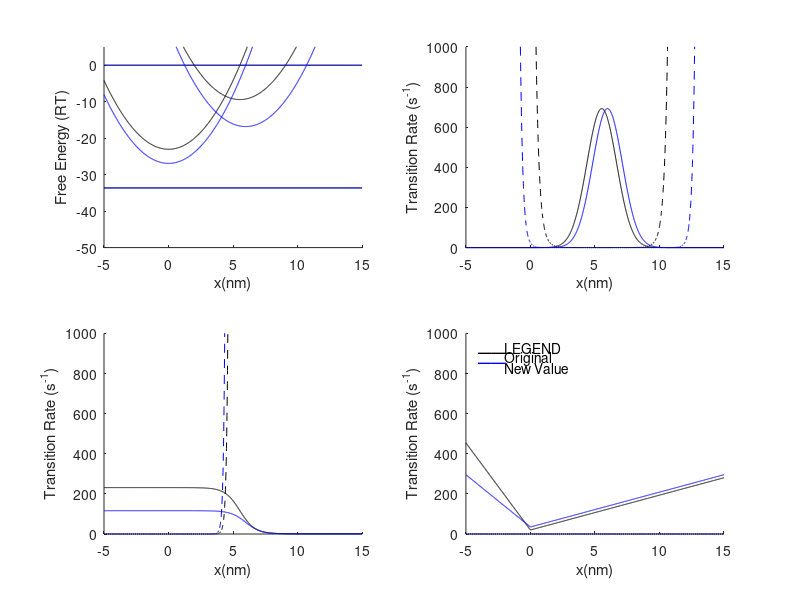

MATLAB code to generate this figure:
clear all

%% %%%%%%%%%%% MOD Here %%%%%%%%%%%%%%
new_eta = 0.8;
new_f1 = 0.5;
new_y0 = 35; 
new_SlopeL = -60;
new_SlopeR = 20;
new_atan_max = 50;
new_GausPeak = 2000;
new_S1 = 1;
new_S2 = 1;
new_S3 = 1;
%%%%%%%%%%%%%%%%%%%%%%%%%%%%%%%%%%%%%%%%%
 
% new_eta = 0.6850;
% new_f1 = 0.2800;
% new_y0 = 20; 
% new_SlopeL = -100; 
% new_SlopeR = 20;
% new_atan_max = 100;
% new_GausPeak = 2000;
% new_S1 = 1;
% new_S2 = 1;
% new_S3 = 1;


%% ORIGINAL VARIABLE PLOT %%%%%
S1 = 1;
S2 = 1;
S3 = 1;

y0=20; % Offset (20)
SlopeL=-100; %Slope of line left of (100)
SlopeR=20; % Slope of line right of 0 (20)
xL=-1; % xposition left of 0;
xR=1; % xposition right of 0;
yL=SlopeL*xL + y0; % yposition left of 0;
yR=SlopeR*xR + y0; % yposition right of 0;
m=(-y0 + yR - (0.5*sqrt( ((xL*(y0-yR)-xR*(y0-yL))/xL)^2 )))/xR;
A=((xL*(y0-yR)-xR*(y0-yL))^2)/(4*(xL^2)*(xR^2));
atan_max = 100;
GausPeak = 2000;

AA=1;   %% k12 offset
BB=A;   %% k20 Left Sloope (3600)
CC=m;   %% k20 Right Slope (-40)
DD=y0;  %% k20 offset? (20)

ATP=5e-3; 		%  Intracellular ATP in Molar
ADP=30e-6;		%  Intracellular ADP in Molar
phos=3e-3;		%  Intracellular Pi in Molar
kxscaler = 3;
J2pNnm=1e21;
kCal2Joule=4.1868e3;
N_Avo=6.022e23;
Gnot=13*kCal2Joule; % Gnot of ATP hydrolysis in Joule/mol
T=273.15+15; % Temperature in K
J2RT=1/(8.314*T); %To convert J/mol to units of RT [R=8.314 J/(mol K) ]
GnotRT=Gnot*J2RT; %Gnot in units of RT ~ 21
dGtot=-GnotRT-log(ATP/(ADP*phos));
RTnm2 = 8.314*T*J2pNnm/N_Avo; %  to convert RT/nm^2 into pN/nm, such that 1 RT/nm^2 =~ 4 pN/nm @ 310K
kRT = kxscaler/RTnm2; % cross brige spring constant in RT/nm^2
colors = ['k'; 'b'; 'r'; 'g'; 'm'; 'y'; 'c'; ];

eta = 0.6850;
f1 = 0.2800;

clf(figure(1))
% for if1 = 1:length(f1_range)
% for ieta = 1:length(eta_range)  
%     eta = eta_range(ieta);
%     f1 = f1_range(if1);
    
    BridgeNRG=abs(eta*dGtot);
    reach = sqrt(BridgeNRG./kRT); % The cross-brige reach, in nm
    
    
    xin=-5:0.01:15;
    for i=1:length(xin)
        G0_N(i) = 0.0;
        G1_N(i) = f1*dGtot + kRT.*((xin(i) - reach).^2);
        G2_N(i) = eta*dGtot + kRT.*(xin(i)^2);
        G0P_N(i) = G0_N(i) + dGtot;
        
        k01(i) = S1*(GausPeak*sqrt(kRT/(2.0*pi)).*exp(-kRT.*((xin(i) - reach).^2)/2.0));
        k10(i) = k01(i).*exp(G1_N(i) - G0_N(i));
        
        k12(i) = S2*(AA + (atan_max./sqrt(kRT)).*(1-tanh(sqrt(kRT).*(xin(i)-reach))));
        
        k21(i) = k12(i).*exp(G2_N(i) - G1_N(i));
        
        k20(i) = S3*(sqrt(kRT).*(sqrt(A*(xin(i)*xin(i))) + m*xin(i)) + y0);
        
        k02(i) = k20(i).*exp((G0_N(i)- G2_N(i)) + dGtot);
    end
    
    subplot(2,2,1)
    hold on;
    plot(xin,G0_N,'k-')
    plot(xin,G1_N,'k-')
    plot(xin,G2_N,'k-')
    plot(xin,G0P_N,'k-')
    axis([-5 15 -50 5])
    xlabel('x(nm)')
    ylabel('Free Energy (RT)')
        
    subplot(2,2,2)
    hold on;
    plot(xin,k01,'k-')
    plot(xin,k10,'k--')
    axis([-5 15 0 1000])
    xlabel('x(nm)')
    ylabel('Transition Rate (s^-^1)')
    
    subplot(2,2,3)
    hold on;
    plot(xin,k12,'k-')
    plot(xin,k21,'k--')
    axis([-5 15 0 1000])
    xlabel('x(nm)')
    ylabel('Transition Rate (s^-^1)')
    
    subplot(2,2,4)
    hold on;
    plot(xin,k20,'k-')
    plot(xin,k02,'k--')
    axis([-5 15 0 1000])
    xlabel('x(nm)')
    ylabel('Transition Rate (s^-^1)')
        
% end
% end



%% New VARIABLE PLOT %%%%%
xL=-1; % xposition left of 0;
xR=1; % xposition right of 0;
yL=new_SlopeL*xL + new_y0; % yposition left of 0;
yR=new_SlopeR*xR + new_y0; % yposition right of 0;
m=(-new_y0 + yR - (0.5*sqrt( ((xL*(new_y0-yR)-xR*(new_y0-yL))/xL)^2 )))/xR;
A=((xL*(new_y0-yR)-xR*(new_y0-yL))^2)/(4*(xL^2)*(xR^2));

AA=1;   %% k12 offset
BB=A;   %% k20 Left Sloope (3600)
CC=m;   %% k20 Right Slope (-40)
DD=new_y0;  %% k20 offset? (20)

ATP=5e-3; 		%  Intracellular ATP in Molar
ADP=30e-6;		%  Intracellular ADP in Molar
phos=3e-3;		%  Intracellular Pi in Molar
kxscaler = 3;
J2pNnm=1e21;
kCal2Joule=4.1868e3;
N_Avo=6.022e23;
Gnot=13*kCal2Joule; % Gnot of ATP hydrolysis in Joule/mol
T=273.15+15; % Temperature in K
J2RT=1/(8.314*T); %To convert J/mol to units of RT [R=8.314 J/(mol K) ]
GnotRT=Gnot*J2RT; %Gnot in units of RT ~ 21
dGtot=-GnotRT-log(ATP/(ADP*phos));
RTnm2 = 8.314*T*J2pNnm/N_Avo; %  to convert RT/nm^2 into pN/nm, such that 1 RT/nm^2 =~ 4 pN/nm @ 310K
kRT = kxscaler/RTnm2; % cross brige spring constant in RT/nm^2
colors = ['k'; 'b'; 'r'; 'g'; 'm'; 'y'; 'c'; ];

% for if1 = 1:length(f1_range)
% for ieta = 1:length(eta_range)  
%     new_eta = eta_range(ieta);
%     new_f1 = f1_range(if1);
    
    BridgeNRG=abs(new_eta*dGtot);
    reach = sqrt(BridgeNRG./kRT); % The cross-brige reach, in nm
    
    
    xin=-5:0.01:15;
    for i=1:length(xin)
        G0_N(i) = 0.0;
        G1_N(i) = new_f1*dGtot + kRT.*((xin(i) - reach).^2);
        G2_N(i) = new_eta*dGtot + kRT.*(xin(i)^2);
        G0P_N(i) = G0_N(i) + dGtot;
        
        k01(i) = new_S1*(new_GausPeak*sqrt(kRT/(2.0*pi)).*exp(-kRT.*((xin(i) - reach).^2)/2.0));
        k10(i) = k01(i).*exp(G1_N(i) - G0_N(i));
        
        k12(i) = new_S2*(AA + (new_atan_max./sqrt(kRT)).*(1-tanh(sqrt(kRT).*(xin(i)-reach))));
        
        k21(i) = k12(i).*exp(G2_N(i) - G1_N(i));
        
        k20(i) = new_S3*(sqrt(kRT).*(sqrt(A*(xin(i)*xin(i))) + m*xin(i)) + new_y0);
        
        k02(i) = k20(i).*exp((G0_N(i)- G2_N(i)) + dGtot);
    end
    
    subplot(2,2,1)
    hold on;
    plot(xin,G0_N,'b-')
    plot(xin,G1_N,'b-')
    plot(xin,G2_N,'b-')
    plot(xin,G0P_N,'b-')
    axis([-5 15 -50 5])
    xlabel('x(nm)')
    ylabel('Free Energy (RT)')
        
    subplot(2,2,2)
    hold on;
    plot(xin,k01,'b-')
    plot(xin,k10,'b--')
    axis([-5 15 0 1000])
    xlabel('x(nm)')
    ylabel('Transition Rate (s^-^1)')
    
    subplot(2,2,3)
    hold on;
    plot(xin,k12,'b-')
    plot(xin,k21,'b--')
    axis([-5 15 0 1000])
    xlabel('x(nm)')
    ylabel('Transition Rate (s^-^1)')
    
    subplot(2,2,4)
    hold on;
    plot(xin,k20,'b-')
    plot(xin,k02,'b--')
    axis([-5 15 0 1000])
    xlabel('x(nm)')
    ylabel('Transition Rate (s^-^1)')
        
% end
% end


xpos = -2;
ypos = 875;
text(xpos,ypos+50,'LEGEND');
text(xpos,ypos,'Original')
text(xpos,ypos-50,'New Value')
temp_legend1 = text(xpos-2,ypos+40,'__');
set(temp_legend1, 'Color', 'k')
set(temp_legend1, 'FontSize', 20)
temp_legend1 = text(xpos-2,ypos-10,'__');
set(temp_legend1, 'Color', 'b')
set(temp_legend1, 'FontSize', 20)




% xpos = -2;
% ypos = 875;
% text(xpos,ypos+50,'LEGEND')
% text(xpos,ypos,'            f1        eta')
% icolor = 1;
% for if1 = 1:length(f1_range)
% for ieta = 1:length(eta_range) 
%     ypos = ypos - 50;
%     text(xpos+2,ypos,[num2str(f1_range(if1),'%1.3f'), '   ', num2str(eta_range(ieta),'%1.3f')]);
%     temp_legend = text(xpos,ypos+40,'__');
%     set(temp_legend, 'Color', colors(icolor))
%     set(temp_legend, 'FontSize', 20)
%     icolor = icolor + 1;
% end
% end